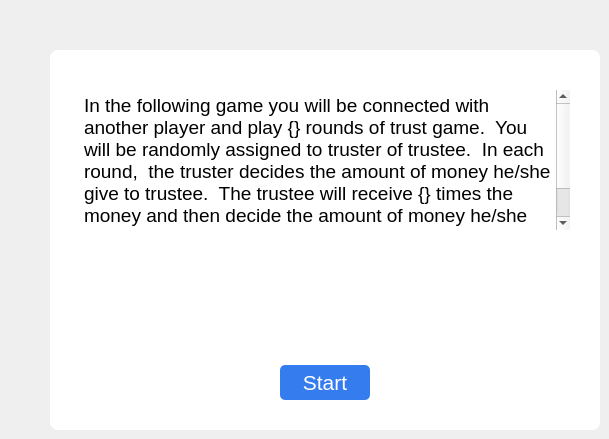
    <widget class="QWidget" name="page_3">
     <widget class="QWidget" name="page_3_dialog" native="true">
      <property name="geometry">
       <rect>
        <x>50</x>
        <y>50</y>
        <width>550</width>
        <height>380</height>
       </rect>
      </property>
      <property name="focusPolicy">
       <enum>Qt::NoFocus</enum>
      </property>
      <property name="styleSheet">
       <string notr="true">#page_3_dialog {background-color: white; border-radius: 8px;}</string>
      </property>
      <widget class="QTextEdit" name="intro_text">
       <property name="geometry">
        <rect>
         <x>30</x>
         <y>40</y>
         <width>490</width>
         <height>140</height>
        </rect>
       </property>
       <property name="focusPolicy">
        <enum>Qt::NoFocus</enum>
       </property>
       <property name="styleSheet">
        <string notr="true">border: none;</string>
       </property>
       <property name="html">
        <string>&lt;!DOCTYPE HTML PUBLIC &quot;-//W3C//DTD HTML 4.0//EN&quot; &quot;http://www.w3.org/TR/REC-html40/strict.dtd&quot;&gt;
&lt;html&gt;&lt;head&gt;&lt;meta name=&quot;qrichtext&quot; content=&quot;1&quot; /&gt;&lt;style type=&quot;text/css&quot;&gt;
p, li { white-space: pre-wrap; }
&lt;/style&gt;&lt;/head&gt;&lt;body style=&quot; font-family:'.AppleSystemUIFont'; font-size:13pt; font-weight:400; font-style:normal;&quot;&gt;
&lt;p style=&quot; margin-top:0px; margin-bottom:0px; margin-left:0px; margin-right:0px; -qt-block-indent:0; text-indent:0px;&quot;&gt;&lt;span style=&quot; font-size:14pt;&quot;&gt;In the following game you will be connected with another player and play {} rounds of trust game.  You will be randomly assigned to truster of trustee.  In each round,  the truster decides the amount of money he/she give to trustee.  The trustee will receive {} times the money and then decide the amount of money he/she give back to the truster.  You will be informed your role and aim once matched with another player.&lt;/span&gt;&lt;/p&gt;&lt;/body&gt;&lt;/html&gt;</string>
       </property>
      </widget>
      <widget class="QLabel" name="intro_image">
       <property name="geometry">
        <rect>
         <x>10</x>
         <y>165</y>
         <width>530</width>
         <height>125</height>
        </rect>
       </property>
       <property name="text">
        <string/>
       </property>
       <property name="pixmap">
        <pixmap>assets/introduction.png</pixmap>
       </property>
       <property name="scaledContents">
        <bool>true</bool>
       </property>
      </widget>
      <widget class="QPushButton" name="start_button">
       <property name="geometry">
        <rect>
         <x>230</x>
         <y>315</y>
         <width>90</width>
         <height>35</height>
        </rect>
       </property>
       <property name="font">
        <font>
         <pointsize>16</pointsize>
        </font>
       </property>
       <property name="cursor">
        <cursorShape>PointingHandCursor</cursorShape>
       </property>
       <property name="styleSheet">
        <string notr="true">color: white; background-color: #357DEF; border-radius: 5px;</string>
       </property>
       <property name="text">
        <string>Start</string>
       </property>
      </widget>
     </widget>
    </widget>
